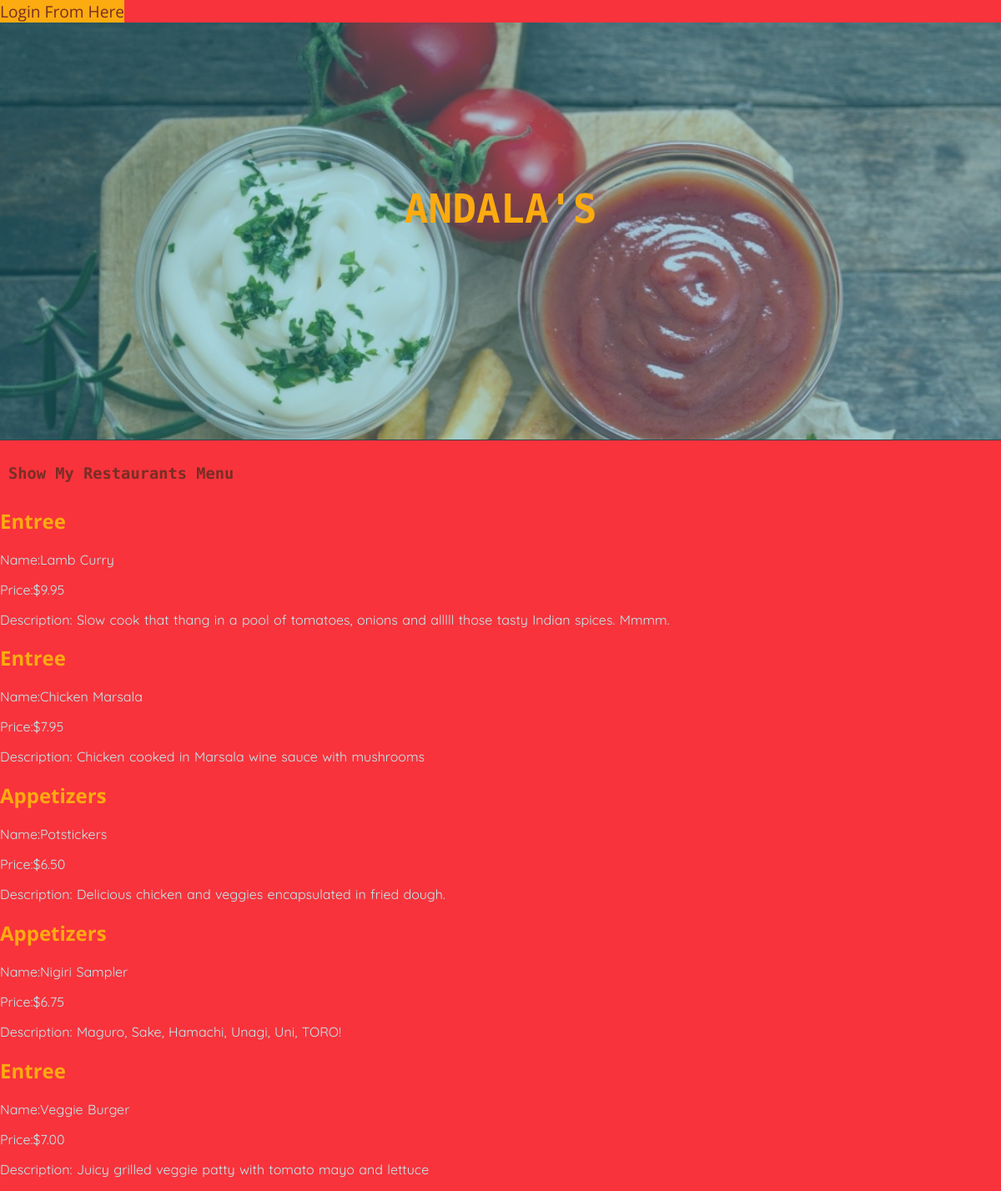
Page /restaurant/6/menu on the committed database.
### db_test.py (models this page shows, shortened)
class Restaurant(Base):
    __tablename__ = 'restaurant'
    id = Column(Integer, primary_key=True)
    name = Column(String(250), nullable=False)
    user_id = Column(Integer, ForeignKey('user.id', ondelete='cascade'))
    user = relationship(User, cascade="save-update")
    print "user table is added to restaurant"

class MenuItem(Base):
    __tablename__ = 'menu_item'
    name = Column(String(80), nullable=False)
    id = Column(Integer, primary_key=True)
    description = Column(String(250))
    price = Column(String(8))
    course = Column(String(250))
    restaurant_id = Column(Integer, ForeignKey('restaurant.id',
                                               ondelete='cascade'))
    restaurant = relationship(Restaurant,
                              backref=backref("items",
                                              cascade="all, delete-orphan"))
    user_id = Column(Integer, ForeignKey('user.id', ondelete='CASCADE'))
    user = relationship(User, cascade="save-update")
    print "User added to menu"

### project.py (the view)
@app.route('/restaurant/<int:restaurant_id>/')
@app.route('/restaurant/<int:restaurant_id>/menu')
def showMenu(restaurant_id):
    restaurant = session.query(Restaurant).filter_by(id=restaurant_id).one()
    creator = getUserInfo(restaurant.user_id)
    items = session.query(MenuItem).filter_by(
        restaurant_id=restaurant_id).all()
    if 'username' not in login_session \
            or creator.id != login_session['user_id']:
        return render_template('publicMenu.html',
                               items=items,
                               restaurant=restaurant,
                               creator=creator)
    else:
        return render_template('menu.html', items=items,
                               restaurant=restaurant,
                               creator=creator)

### project.py (called while the page is built)
def getUserInfo(user_id):
    user = session.query(User).filter_by(id=user_id).one()
    return user

### templates/publicMenu.html (shortened to what this page needs)
    {% extends "main.html" %}
    {% block content %}
    {% include "header.html" %}
    <section class="page-content">
        <h3><a class="create-item" href="{{ url_for('showRestaurants')}}">Show My Restaurants Menu</a></h3>
    {% for item in items %}
        {% if item.course=="Entree" %}
            <h2>Entree</h2>
            <p>Name:{{ item.name }}</p>
            <p>Price:{{ item.price }}</p>
            <p>Description: {{ item.description }}</p>
        {% endif %}
        {% if item.course=="Appetizer" %}
            <h2>Appetizers</h2>
            <p>Name:{{ item.name }}</p>
            <p>Price:{{ item.price }}</p>
            <p>Description: {{ item.description }}</p>
        {% endif %}
    {% endfor %}
    </section>
    {% endblock %}

### templates/header.html
 <span class="logs">
        {%if 'username' not in session %}
			<a href="{{url_for('showLogin')}}">Login From Here </a>
			{% else %}
			<a href="{{url_for('disconnect')}}">Logout </a>
			{% endif %}
 </span>
<header class="page-header">
     <div>
         <h1>{{restaurant.name}}</h1>
     </div>
</header>

### static/style.css (style rules this page uses)
body { background-color: #F8333C; margin:0; padding: 0; font-family: 'Open Sans', sans-serif; color: #BFEDEF; }
a { text-decoration: none; color:#772E25; }
h2 { color:#FCAB10; }
p { font-family: 'Quicksand', sans-serif; word-spacing: 1px }
.logs { box-sizing: border-box; height:40px; width:100%; background-color:#FCAB10; font-size:1.2em }
.page-header { text-align: center; border-bottom: 1px solid #2A4747; height: 500px; background-image: url('/static/images/bgt.jpg'); background-size: cover; background-attachment: fixed; }
.page-header div { background-color: rgba(43,158,179,.4); height:500px; }
.page-header div h1 { position: relative; top:35%; font-size: 3em; margin:0 auto; width: 35%; padding: 20px; color: #FCAB10; font-family: 'Source Code Pro', monospace; text-transform:uppercase; }
.create-item { display: block; width: 30%; padding: 10px; box-sizing: border-box; margin-top: 10px; font-family: 'Source Code Pro', monospace; }

### rows in the picture
Restaurant: name "ANDALA'S"
MenuItem: name "Lamb Curry", price "$9.95", description "Slow cook that thang in a pool of tomatoes, onions and alllll those tasty Indian spices. Mmmm."
MenuItem: name "Chicken Marsala", price "$7.95", description "Chicken cooked in Marsala wine sauce with mushrooms"
MenuItem: name "Potstickers", price "$6.50", description "Delicious chicken and veggies encapsulated in fried dough."
MenuItem: name "Nigiri Sampler", price "$6.75", description "Maguro, Sake, Hamachi, Unagi, Uni, TORO!"
MenuItem: name "Veggie Burger", price "$7.00", description "Juicy grilled veggie patty with tomato mayo and lettuce"
